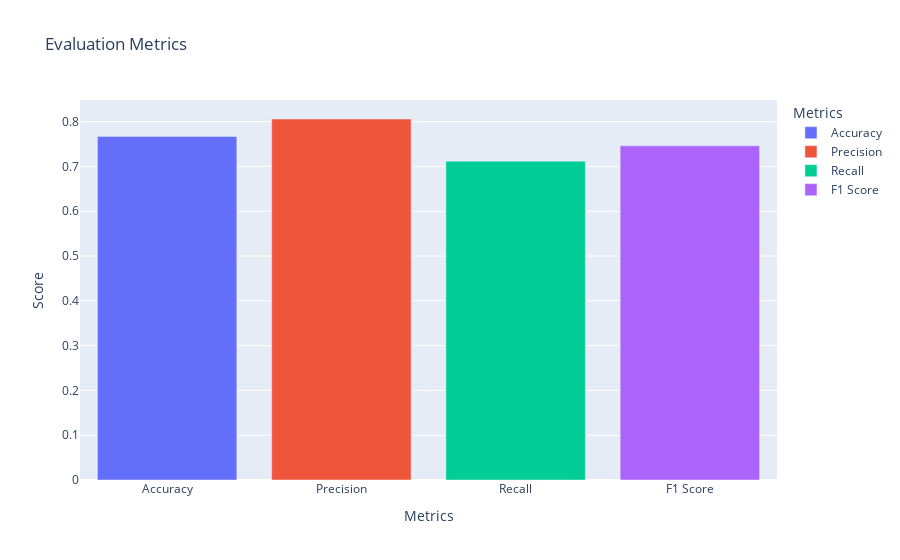

The notebook cell saved with this chart:
### Code cell
# Show the plot
barchart.show()

### Figure 1 — Plotly figure (JSON) as saved in the notebook; plotly's stock layout.template omitted (floating-point values rounded to 4 significant figures)
{"data": [{"alignmentgroup": "True", "hovertemplate": "Metrics=%{x}<br>Score=%{y}<extra></extra>", "legendgroup": "Accuracy", "marker": {"color": "#636EFA", "pattern": {"shape": ""}}, "name": "Accuracy", "offsetgroup": "Accuracy", "orientation": "v", "showlegend": true, "textposition": "auto", "type": "bar", "x": ["Accuracy"], "xaxis": "x", "y": [0.767], "yaxis": "y"}, {"alignmentgroup": "True", "hovertemplate": "Metrics=%{x}<br>Score=%{y}<extra></extra>", "legendgroup": "Precision", "marker": {"color": "#EF553B", "pattern": {"shape": ""}}, "name": "Precision", "offsetgroup": "Precision", "orientation": "v", "showlegend": true, "textposition": "auto", "type": "bar", "x": ["Precision"], "xaxis": "x", "y": [0.8059], "yaxis": "y"}, {"alignmentgroup": "True", "hovertemplate": "Metrics=%{x}<br>Score=%{y}<extra></extra>", "legendgroup": "Recall", "marker": {"color": "#00CC96", "pattern": {"shape": ""}}, "name": "Recall", "offsetgroup": "Recall", "orientation": "v", "showlegend": true, "textposition": "auto", "type": "bar", "x": ["Recall"], "xaxis": "x", "y": [0.7116], "yaxis": "y"}, {"alignmentgroup": "True", "hovertemplate": "Metrics=%{x}<br>Score=%{y}<extra></extra>", "legendgroup": "F1 Score", "marker": {"color": "#AB63FA", "pattern": {"shape": ""}}, "name": "F1 Score", "offsetgroup": "F1 Score", "orientation": "v", "showlegend": true, "textposition": "auto", "type": "bar", "x": ["F1 Score"], "xaxis": "x", "y": [0.7461], "yaxis": "y"}], "layout": {"barmode": "relative", "legend": {"title": {"text": "Metrics"}, "tracegroupgap": 0}, "title": {"text": "Evaluation Metrics"}, "xaxis": {"anchor": "y", "categoryarray": ["Accuracy", "Precision", "Recall", "F1 Score"], "categoryorder": "array", "domain": [0, 1], "title": {"text": "Metrics"}}, "yaxis": {"anchor": "x", "domain": [0, 1], "title": {"text": "Score"}}}}
